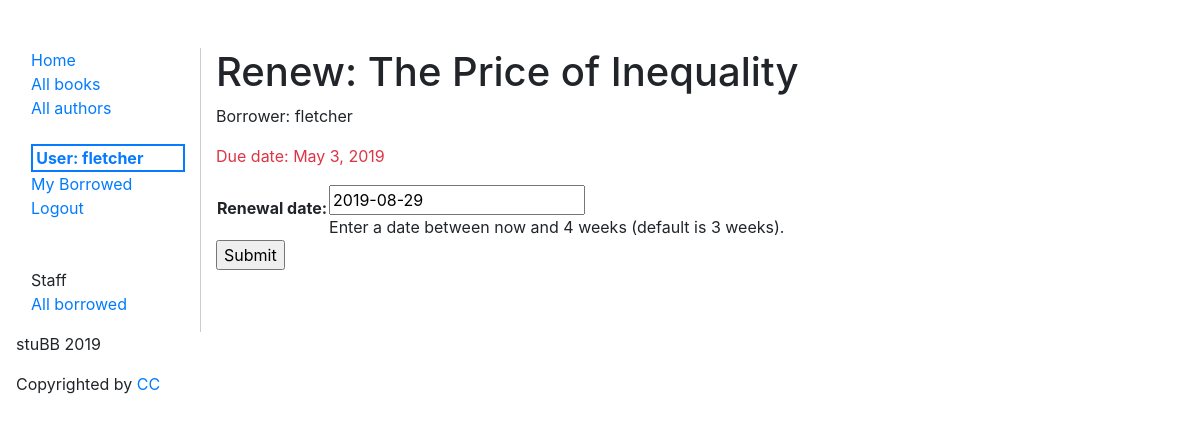
The app's page /catalog/book/cd1b6aea-b3bd-4c0e-956a-05460c4a5229/renew/ (signed in) with its own data.
### catalog/models.py (models this page shows, shortened)
class BookInstance(models.Model):
  id = models.UUIDField(primary_key=True, default=uuid.uuid4,
                        help_text="Unique ID for this particular book across whole library")
  book = models.ForeignKey('Book', on_delete=models.SET_NULL, null=True)
  imprint = models.CharField(max_length=200)
  due_back = models.DateField(null=True, blank=True)
  borrower = models.ForeignKey(User, on_delete=models.SET_NULL, null=True, blank=True)
  @property
  def is_overdue(self):
    if self.due_back and date.today() > self.due_back:
      return True
    return False
  LOAN_STATUS = (
    ('d', 'Maintenance'),
    ('o', 'On loan'),
    ('a', 'Available'),
    ('r', 'Reserved'),
  )
  status = models.CharField(max_length=1, choices=LOAN_STATUS, blank=True, default='d', help_text='Book availability')
  class Meta:
    ordering = ["due_back"]
    permissions = (("can_mark_returned", "Set book as returned"),)

class Book(models.Model):
  title = models.CharField(max_length=200)
  author = models.ForeignKey('Author', on_delete=models.SET_NULL, null=True)
  summary = models.TextField(max_length=1000, help_text="Enter a brief description of the book")
  isbn = models.CharField('ISBN', max_length=14,
                          help_text='13 Character <a href="https://www.isbn-international.org/content/what-isbn">ISBN number</a>')
  genre = models.ManyToManyField(Genre, help_text="Select a genre for this book")
  subject = models.CharField(max_length=100, null=True, blank=True)
  publisher = models.CharField(max_length=250, null=True, blank=True)
  contributor = models.CharField(max_length=200, null=True, blank=True, help_text="An entity responsible for making contributions to the content of the resource.")
  date = models.DateField(null=True, blank=True,)
  type = models.CharField(max_length=60, null=True, blank=True, help_text="Genre")
  format = models.CharField(max_length=60, null=True, blank=True, help_text="Format may include the media-type or dimensions of the resource.")
  source = models.CharField(max_length=60, null=True, blank=True)
  language = models.CharField(max_length=60, null=True, blank=True)
  relation = models.CharField(max_length=60, null=True, blank=True, help_text="A reference to a related resource.")
  coverage = models.CharField(max_length=250, null=True, blank=True, help_text="Coverage will typically include spatial location (a place name or geographic coordinates), temporal period (a period label, date, or date range) or jurisdiction (such as a named administrative entity).")
  rights = models.CharField(max_length=250, null=True, blank=True, help_text="A Rights element will contain a rights management statement for the resource, or reference a service providing such information.")
  class Meta:
    ordering = ['title']
  def display_genre(self):
    """Note: Getting the genre may not be a good idea here, because
      of the "cost" of the database operation. We're showing you how because
      calling functions in your models can be very useful for other reasons —
      for example to add a Delete link next to every item in the list."""
    """Creates a string for the Genre. This is required to display genre in Admin."""
    return ', '.join([genre.name for genre in self.genre.all()[:3]])
  display_genre.short_description = 'Genre'

### catalog/views.py (the view)
# urls.py: path('book/<uuid:pk>/renew/', views.renew_book_librarian, name='renew-book'),
@login_required
def renew_book_librarian(request, pk):
    book_instance = get_object_or_404(BookInstance, pk=pk)
    if request.method == 'POST':
        form = RenewBookForm(request.POST)
        if form.is_valid():
            book_instance.due_back = form.cleaned_data['renewal_date']
            book_instance.save()
            return HttpResponseRedirect(reverse('all-borrowed') )
    else:
        proposed_renewal_date = datetime.date.today() + datetime.timedelta(weeks=3)
        form = RenewBookForm(initial={'renewal_date': proposed_renewal_date})
    context = {
        'form': form,
        'book_instance': book_instance,
    }
    return render(request, 'catalog/book_renew_librarian.html', context)

### catalog/forms.py (shortened to what this page needs)
class RenewBookForm(forms.Form):
  renewal_date = forms.DateField(help_text="Enter a date between now and 4 weeks (default is 3 weeks).")

### templates/catalog/book_renew_librarian.html (shortened to what this page needs)
{% extends "catalog/base.html" %}
{% block content %}
  <h1>Renew: {{ book_instance.book.title }}</h1>
  <p>Borrower: {{ book_instance.borrower }}</p>
  <p class="{% if book_instance.is_overdue %}text-danger{% endif %}">
    Due date: {{ book_instance.due_back }}</p>
  <form action="" method="post">
    <table>
    {{ form.as_table }}
    </table>
    <input type="submit" value="Submit">
  </form>
{% endblock %}

### templates/catalog/base.html (shortened to what this page needs)
<!DOCTYPE html>
<html lang="en">
  <head>
    {% load staticfiles %}
    {% block head %}
    <link rel="stylesheet" href="{% static 'styles/catalog.css' %}" />
    <link rel="stylesheet" href="https://stackpath.bootstrapcdn.com/bootstrap/4.1.3/css/bootstrap.min.css">
    {% endblock %}
  </head>
  <body>
    <div class="container-fluid">
    <div class="row">
      <div class="col-sm-2">
      {% block sidebar %}
        <ul class="sidebar-nav">
          <li><a href="{% url 'index' %}">Home</a></li>
          <li><a href="{% url 'books' %}">All books</a></li>
          <li><a href="{% url 'authors' %}">All authors</a></li><br />
        {% if user.is_authenticated %}
          <li class="current-user">User: {{ user.get_username }}</li>
          <li><a href="{% url 'my-borrowed' %}">My Borrowed</a> </li>
          <li><a href="{% url 'logout'%}">Logout</a></li>
          <br><br>
          <li>Staff</li>
          <li><a href="{% url 'all-borrowed' %}">All borrowed</a></li>
        {% else %}
          <li><a href="{% url 'login'%}">Login</a></li>
        {% endif %}
        </ul>
     {% endblock %}
      </div>
      <div class="col-sm-10 content">
        {% block content %}{% endblock %}
      </div>
    </div>
  </div>
  <footer class="basic-footer">
      <p> stuBB 2019</p>
      <p>Copyrighted by <a href="https://creativecommons.org/licenses/by/3.0/">CC</a></p>
  </footer>
  </body>
</html>

### catalog/static/styles/catalog.css (style rules this page uses)
.sidebar-nav { margin-top: 3em; list-style: none; margin-left: -1.5em; }
.content { margin-top: 3em; border-left: 1px solid #ccc; }
.current-user { border: 2px solid #077bff; color: #077bff; font-weight: bold; padding-left: .2em; }
footer { padding-left: 1em; }

### records on screen
BookInstance: book "The Price of Inequality", borrower "fletcher", due_back "May 3, 2019"

### other values on screen
{{ user.get_username }} "fletcher"
